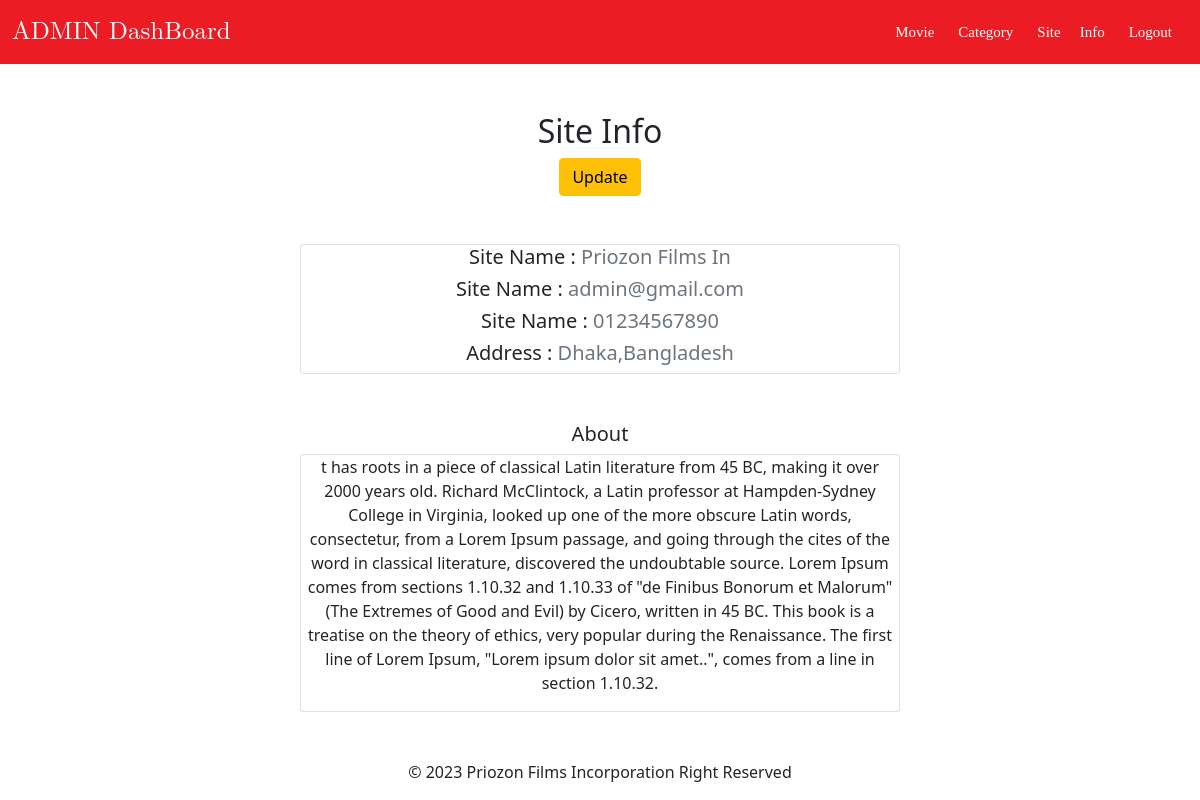
The app's page /administration/siteinfo/ (signed in), older data.
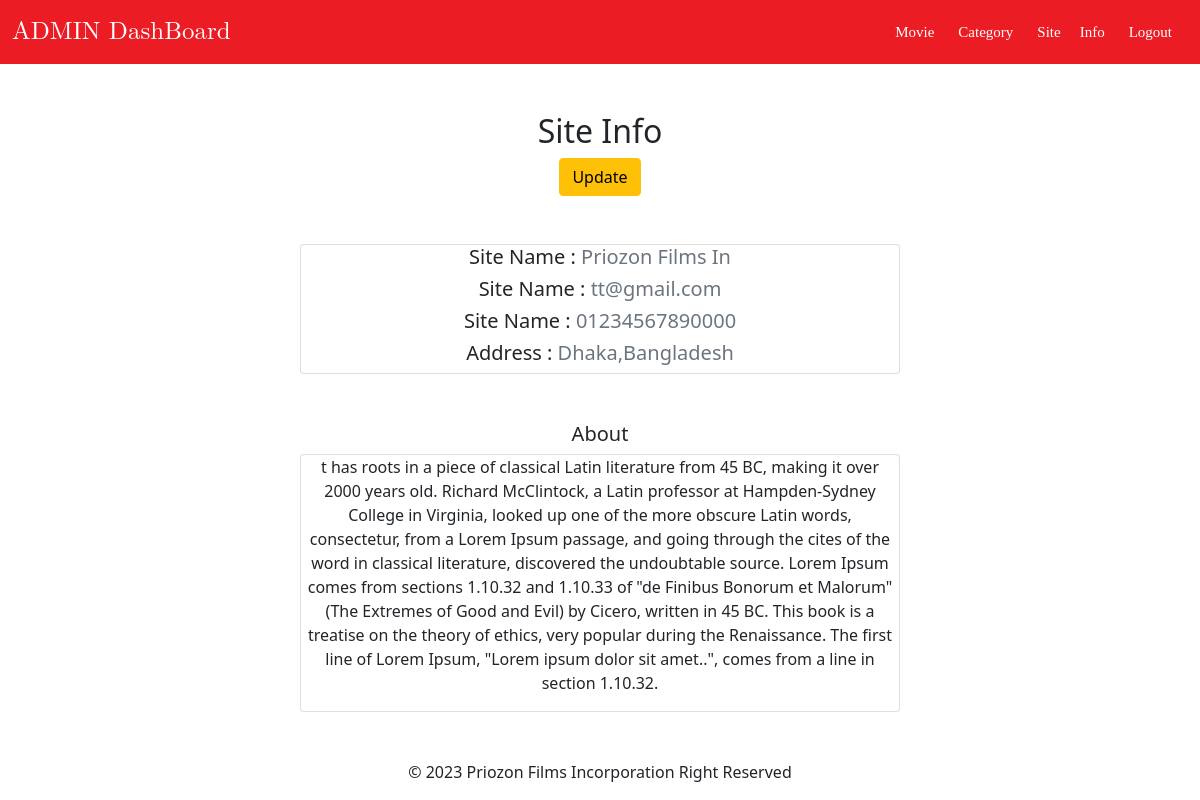
The same page, newer data.
### app/models.py (models this page shows)
class Info(models.Model):
    name = models.CharField(max_length=100)
    email = models.EmailField(max_length=100,blank=True,default='admin@gmail.com')
    address = models.CharField(max_length=200,blank=True,default='Dhaka,Bangladesh')
    about = models.TextField()
    phone = models.CharField(max_length=15,blank=True,default='01234567890')
    logo = models.ImageField(upload_to='site/',blank=True,default='site/default_logo.png')
    facabook = models.CharField(max_length=100,blank=True,default='#')
    twitter = models.CharField(max_length=100,blank=True,default='#')
    instagram = models.CharField(max_length=100,blank=True,default='#')
    linkedin = models.CharField(max_length=100,blank=True,default='#')
    def __str__(self):
        return self.name
    class Meta:
        verbose_name_plural = 'Info'

### app/views.py (the view)
# urls.py: path('administration/siteinfo/',views.siteInfo,name="siteinfo"),
@login_required(login_url='login')
def siteInfo(request):
    info = Info.objects.all().first()
    context = {
        'siteinfo':info
    }
    return render(request,'info.html',context=context)

### app/context_processors.py (called while the page is built)
def siteinfo(request):
    info = models.Info.objects.all().first()
    print(info)
    return {'info':info}

def categories(request):
    categories = models.Category.objects.all()
    return {'categories':categories}

### app/templates/info.html
{% extends 'adminbase.html' %}
{% block body %}
<div class="text-center" style="align-items: center;
display: flex;
flex-direction: column;">
            <h2 class="text-bold  mt-5 mb-2">Site Info</h2>
            <a class="btn btn-warning mb-5" href="{% url "editinfo" %}"> Update </a>
          <div class="card w-50">
            <h5> Site Name  : <span class="text-muted" >{{siteinfo.name}}</span></h5>
            <h5> Site Name  : <span class="text-muted" >{{siteinfo.email}}</span></h5>
            <h5> Site Name  : <span class="text-muted" >{{siteinfo.phone}}</span></h5>
            <h5> Address    : <span class="text-muted" >{{siteinfo.address}}</span></h5>
          </div >
          <h5 class="mt-5"> About</h5>
          <div class="card w-50">
            <p>
                {{siteinfo.about}}
            </p>
          </div>
</div>
{% endblock body %}

Row changes from the older to the newer data that the page shows:
changed Info "Priozon Films In": email "admin@gmail.com" → "tt@gmail.com"; phone "01234567890" → "01234567890000"
